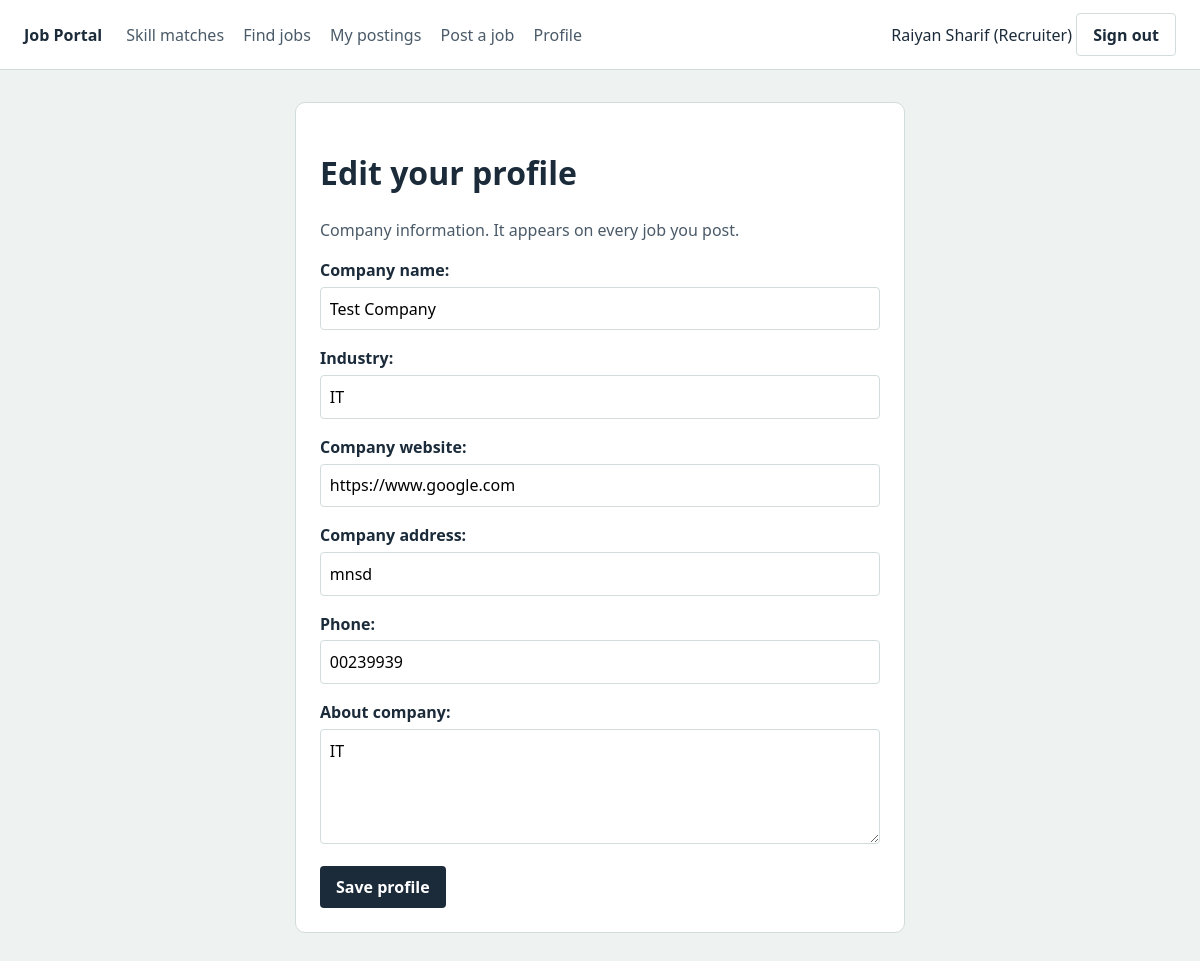
/profile/ (signed in), run on the app's committed database.
### accounts/models.py (models this page shows, shortened)
class User(AbstractUser):
    RECRUITER = 'recruiter'
    JOBSEEKER = 'jobseeker'
    USER_TYPE_CHOICES = [
        (RECRUITER, 'Recruiter'),
        (JOBSEEKER, 'Job seeker'),
    ]
    display_name = models.CharField(max_length=100)
    user_type = models.CharField(max_length=20, choices=USER_TYPE_CHOICES)
    @property
    def is_recruiter(self):
        return self.user_type == self.RECRUITER

class RecruiterProfile(models.Model):
    user = models.OneToOneField(User, on_delete=models.CASCADE, related_name='recruiter_profile')
    company_name = models.CharField(max_length=150)
    industry = models.CharField(max_length=100)
    company_website = models.URLField(blank=True)
    company_address = models.CharField(max_length=255)
    phone = models.CharField(max_length=30, blank=True)
    about_company = models.TextField(blank=True)

### accounts/views.py (the view)
# urls.py: path('profile/', views.profile_view, name='profile'),
@login_required
def profile_view(request):
    user = request.user
    if user.is_recruiter:
        form_class = RecruiterProfileForm
        instance = getattr(user, 'recruiter_profile', None)
    else:
        form_class = JobSeekerProfileForm
        instance = getattr(user, 'jobseeker_profile', None)
    is_new = instance is None
    form = form_class(request.POST or None, request.FILES or None, instance=instance)
    if request.method == 'POST' and form.is_valid():
        form.instance.user = user
        form.save()
        messages.success(request, 'Profile created.' if is_new else 'Profile saved.')
        return redirect('dashboard')
    return render(request, 'accounts/profile.html', {'form': form, 'is_new': is_new})

### accounts/forms.py
class RecruiterProfileForm(forms.ModelForm):
    class Meta:
        model = RecruiterProfile
        fields = ['company_name', 'industry', 'company_website',
                  'company_address', 'phone', 'about_company']
        widgets = {'about_company': forms.Textarea(attrs={'rows': 4})}

### templates/accounts/profile.html (shortened to what this page needs)
{% extends 'base.html' %}
{% block content %}
<div class="panel narrow">
  <h1>{% if is_new %}Create your profile{% else %}Edit your profile{% endif %}</h1>
  {% if user.is_recruiter %}
    <p class="muted">Company information. It appears on every job you post.</p>
  {% else %}
    <p class="muted">Your skill set is used to match you with jobs.</p>
  {% endif %}
  <form method="post" enctype="multipart/form-data" novalidate>
    {% for field in form %}
      {% include 'includes/field.html' %}
    {% endfor %}
    <button class="btn" type="submit">{% if is_new %}Create profile{% else %}Save profile{% endif %}</button>
  </form>
</div>
{% endblock %}

### templates/base.html (shortened to what this page needs)
<!DOCTYPE html>
<html lang="en">
<head>
</head>
<body>
  <header>
    <a class="brand" href="{% url 'home' %}">Job Portal</a>
    <nav>
      {% if user.is_authenticated %}
        <a href="{% url 'dashboard' %}">Skill matches</a>
        <a href="{% url 'job_search' %}">Find jobs</a>
        {% if user.is_recruiter %}
          <a href="{% url 'my_jobs' %}">My postings</a>
          <a href="{% url 'job_create' %}">Post a job</a>
        {% else %}
          <a href="{% url 'my_applications' %}">My applications</a>
        {% endif %}
        <a href="{% url 'profile' %}">Profile</a>
      {% endif %}
    </nav>
    <div>
      {% if user.is_authenticated %}
        {{ user.display_name }} ({{ user.get_user_type_display }})
        <form method="post" action="{% url 'logout' %}" style="display:inline">
          <button class="btn btn-light" type="submit">Sign out</button>
        </form>
      {% else %}
        <a href="{% url 'login' %}">Sign in</a> &nbsp;
        <a href="{% url 'register' %}">Create account</a>
      {% endif %}
    </div>
  </header>
  <main>
    {% block content %}{% endblock %}
  </main>
</body>
</html>

### templates/includes/field.html (shortened to what this page needs)
<div class="field">
  {{ field.label_tag }}
  {{ field }}
</div>

### templates/base.html (style rules this page uses)
body { font-family: system-ui, sans-serif; background: #eef2f1; color: #1b2b3a; margin: 0; line-height: 1.5; }
a { color: inherit; }
header { background: #fff; border-bottom: 1px solid #d3dcdc; padding: .8rem 1.5rem; display: flex; gap: 1.5rem; align-items: center; flex-wrap: wrap; }
header .brand { font-weight: 800; text-decoration: none; }
header nav { display: flex; gap: 1.2rem; flex: 1; flex-wrap: wrap; }
header nav a { text-decoration: none; color: #4a5a68; font-weight: 500; }
main { max-width: 960px; margin: 2rem auto; padding: 0 1rem; }
.narrow { max-width: 560px; margin: 0 auto; }
.panel { background: #fff; border: 1px solid #d3dcdc; border-radius: 10px; padding: 1.5rem; margin-bottom: 1.25rem; }
.muted { color: #4a5a68; }
.field { margin-bottom: 1rem; }
.field label { display: block; font-weight: 600; margin-bottom: .3rem; }
.field input:not([type=radio]):not([type=checkbox]), .field select, .field textarea { width: 100%; box-sizing: border-box; padding: .55rem; border: 1px solid #d3dcdc; border-radius: 4px; font: inherit; background: #fff; }
.btn { display: inline-block; background: #1b2b3a; color: #fff; border: 0; padding: .55rem 1rem; border-radius: 4px; font: inherit; font-weight: 600; cursor: pointer; text-decoration: none; }
.btn-light { background: #fff; color: #1b2b3a; border: 1px solid #d3dcdc; }

### data on the page
User: display_name "Raiyan Sharif", user_type "Recruiter"
RecruiterProfile: form "Test Company" "IT" "https://www.google.com" "mnsd" "00239939" "IT"

### other printed values
{{ field.label_tag }} "Company name:" "Industry:" "Company website:" "Company address:" "Phone:" "About company:"
